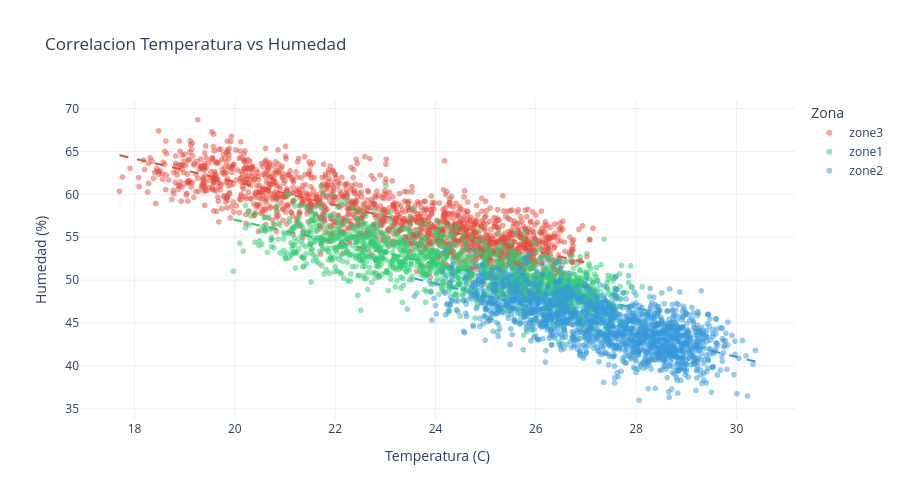

The notebook cell this image was saved under:
### Markdown cell above
---
## Correlacion Temperatura vs Humedad

Scatter plot para identificar la relacion inversa entre temperatura y humedad ambiental.

### Code cell
# Muestra aleatoria para no saturar el grafico
sample_size = min(5000, len(df_temp_hum))
df_scatter = df_temp_hum.sample(n=sample_size, random_state=42)

fig_scatter = px.scatter(
    df_scatter,
    x="temperature",
    y="humidity",
    color="zoneId",
    color_discrete_map=ZONE_COLORS,
    opacity=0.5,
    labels={"temperature": "Temperatura (C)", "humidity": "Humedad (%)", "zoneId": "Zona"},
    title="Correlacion Temperatura vs Humedad",
    template="plotly_white",
    height=500,
    hover_data=["sensorId"],
)

# Linea de tendencia por zona
for zone_id in sorted(df_scatter["zoneId"].unique()):
    zd = df_scatter[df_scatter["zoneId"] == zone_id]
    z = np.polyfit(zd["temperature"], zd["humidity"], 1)
    p = np.poly1d(z)
    x_range = np.linspace(zd["temperature"].min(), zd["temperature"].max(), 50)
    fig_scatter.add_trace(go.Scatter(
        x=x_range, y=p(x_range),
        mode="lines",
        line=dict(color=ZONE_COLORS.get(zone_id), width=2, dash="dash"),
        showlegend=False,
        hoverinfo="skip",
    ))

fig_scatter.show()

### Figure 1 — Plotly figure (JSON) as saved in the notebook; plotly's stock layout.template omitted (floating-point values rounded to 4 significant figures; data arrays with more than 128 entries replaced by an {"elided": "..."} marker saying what was removed)
{"data": [{"customdata": {"elided": "1689x1 str values"}, "hovertemplate": "Zona=zone3<br>Temperatura (C)=%{x}<br>Humedad (%)=%{y}<br>sensorId=%{customdata[0]}<extra></extra>", "legendgroup": "zone3", "marker": {"color": "#e74c3c", "opacity": 0.5, "symbol": "circle"}, "mode": "markers", "name": "zone3", "showlegend": true, "type": "scattergl", "x": {"elided": "1689 float values"}, "xaxis": "x", "y": {"elided": "1689 float values"}, "yaxis": "y"}, {"customdata": {"elided": "1644x1 str values"}, "hovertemplate": "Zona=zone1<br>Temperatura (C)=%{x}<br>Humedad (%)=%{y}<br>sensorId=%{customdata[0]}<extra></extra>", "legendgroup": "zone1", "marker": {"color": "#2ecc71", "opacity": 0.5, "symbol": "circle"}, "mode": "markers", "name": "zone1", "showlegend": true, "type": "scattergl", "x": {"elided": "1644 float values"}, "xaxis": "x", "y": {"elided": "1644 float values"}, "yaxis": "y"}, {"customdata": {"elided": "1667x1 str values"}, "hovertemplate": "Zona=zone2<br>Temperatura (C)=%{x}<br>Humedad (%)=%{y}<br>sensorId=%{customdata[0]}<extra></extra>", "legendgroup": "zone2", "marker": {"color": "#3498db", "opacity": 0.5, "symbol": "circle"}, "mode": "markers", "name": "zone2", "showlegend": true, "type": "scattergl", "x": {"elided": "1667 float values"}, "xaxis": "x", "y": {"elided": "1667 float values"}, "yaxis": "y"}, {"hoverinfo": "skip", "line": {"color": "#2ecc71", "dash": "dash", "width": 2}, "mode": "lines", "showlegend": false, "type": "scatter", "x": [19.97, 20.14, 20.31, 20.48, 20.64, 20.81, 20.98, 21.15, 21.32, 21.49, 21.66, 21.82, 21.99, 22.16, 22.33, 22.5, 22.67, 22.84, 23.0, 23.17, 23.34, 23.51, 23.68, 23.85, 24.02, 24.18, 24.35, 24.52, 24.69, 24.86, 25.03, 25.2, 25.36, 25.53, 25.7, 25.87, 26.04, 26.21, 26.38, 26.54, 26.71, 26.88, 27.05, 27.22, 27.39, 27.56, 27.72, 27.89, 28.06, 28.23], "y": [57.05, 56.84, 56.62, 56.4, 56.19, 55.97, 55.76, 55.54, 55.32, 55.11, 54.89, 54.68, 54.46, 54.24, 54.03, 53.81, 53.59, 53.38, 53.16, 52.95, 52.73, 52.51, 52.3, 52.08, 51.87, 51.65, 51.43, 51.22, 51.0, 50.78, 50.57, 50.35, 50.14, 49.92, 49.7, 49.49, 49.27, 49.05, 48.84, 48.62, 48.41, 48.19, 47.97, 47.76, 47.54, 47.33, 47.11, 46.89, 46.68, 46.46]}, {"hoverinfo": "skip", "line": {"color": "#3498db", "dash": "dash", "width": 2}, "mode": "lines", "showlegend": false, "type": "scatter", "x": [23.58, 23.72, 23.86, 24.0, 24.14, 24.27, 24.41, 24.55, 24.69, 24.83, 24.97, 25.11, 25.25, 25.38, 25.52, 25.66, 25.8, 25.94, 26.08, 26.22, 26.36, 26.49, 26.63, 26.77, 26.91, 27.05, 27.19, 27.33, 27.47, 27.6, 27.74, 27.88, 28.02, 28.16, 28.3, 28.44, 28.58, 28.71, 28.85, 28.99, 29.13, 29.27, 29.41, 29.55, 29.69, 29.82, 29.96, 30.1, 30.24, 30.38], "y": [50.19, 49.99, 49.8, 49.6, 49.4, 49.2, 49.0, 48.81, 48.61, 48.41, 48.21, 48.02, 47.82, 47.62, 47.42, 47.22, 47.03, 46.83, 46.63, 46.43, 46.24, 46.04, 45.84, 45.64, 45.45, 45.25, 45.05, 44.85, 44.65, 44.46, 44.26, 44.06, 43.86, 43.67, 43.47, 43.27, 43.07, 42.87, 42.68, 42.48, 42.28, 42.08, 41.89, 41.69, 41.49, 41.29, 41.09, 40.9, 40.7, 40.5]}, {"hoverinfo": "skip", "line": {"color": "#e74c3c", "dash": "dash", "width": 2}, "mode": "lines", "showlegend": false, "type": "scatter", "x": [17.7, 17.89, 18.09, 18.28, 18.47, 18.66, 18.86, 19.05, 19.24, 19.43, 19.63, 19.82, 20.01, 20.2, 20.4, 20.59, 20.78, 20.98, 21.17, 21.36, 21.55, 21.75, 21.94, 22.13, 22.32, 22.52, 22.71, 22.9, 23.09, 23.29, 23.48, 23.67, 23.86, 24.06, 24.25, 24.44, 24.64, 24.83, 25.02, 25.21, 25.41, 25.6, 25.79, 25.98, 26.18, 26.37, 26.56, 26.75, 26.95, 27.14], "y": [64.57, 64.31, 64.05, 63.79, 63.53, 63.27, 63.01, 62.75, 62.49, 62.23, 61.97, 61.71, 61.45, 61.19, 60.93, 60.67, 60.41, 60.15, 59.89, 59.63, 59.38, 59.12, 58.86, 58.6, 58.34, 58.08, 57.82, 57.56, 57.3, 57.04, 56.78, 56.52, 56.26, 56.0, 55.74, 55.48, 55.22, 54.96, 54.7, 54.44, 54.18, 53.92, 53.66, 53.41, 53.15, 52.89, 52.63, 52.37, 52.11, 51.85]}], "layout": {"height": 500, "legend": {"title": {"text": "Zona"}, "tracegroupgap": 0}, "title": {"text": "Correlacion Temperatura vs Humedad"}, "xaxis": {"anchor": "y", "domain": [0, 1], "title": {"text": "Temperatura (C)"}}, "yaxis": {"anchor": "x", "domain": [0, 1], "title": {"text": "Humedad (%)"}}}}
